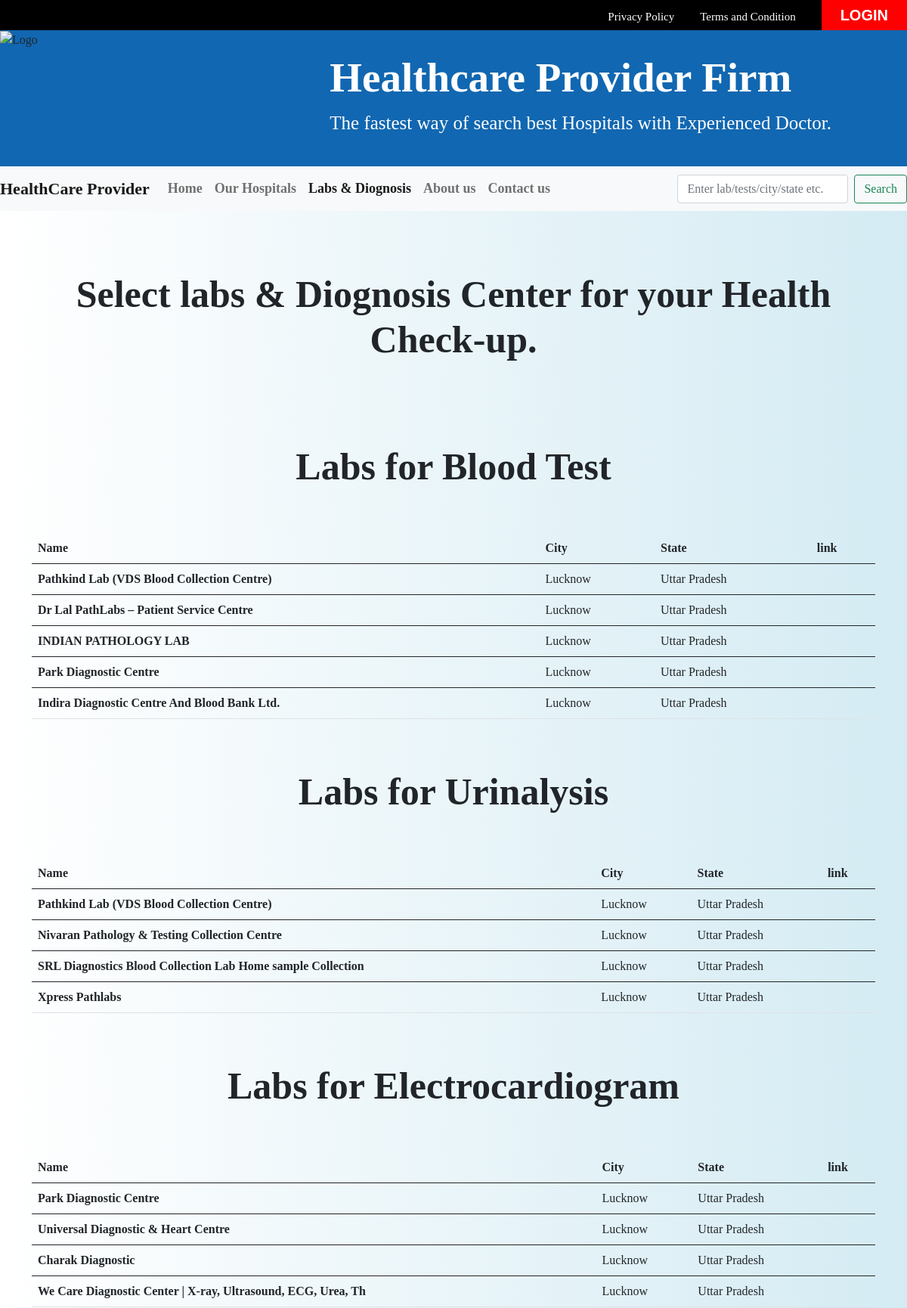
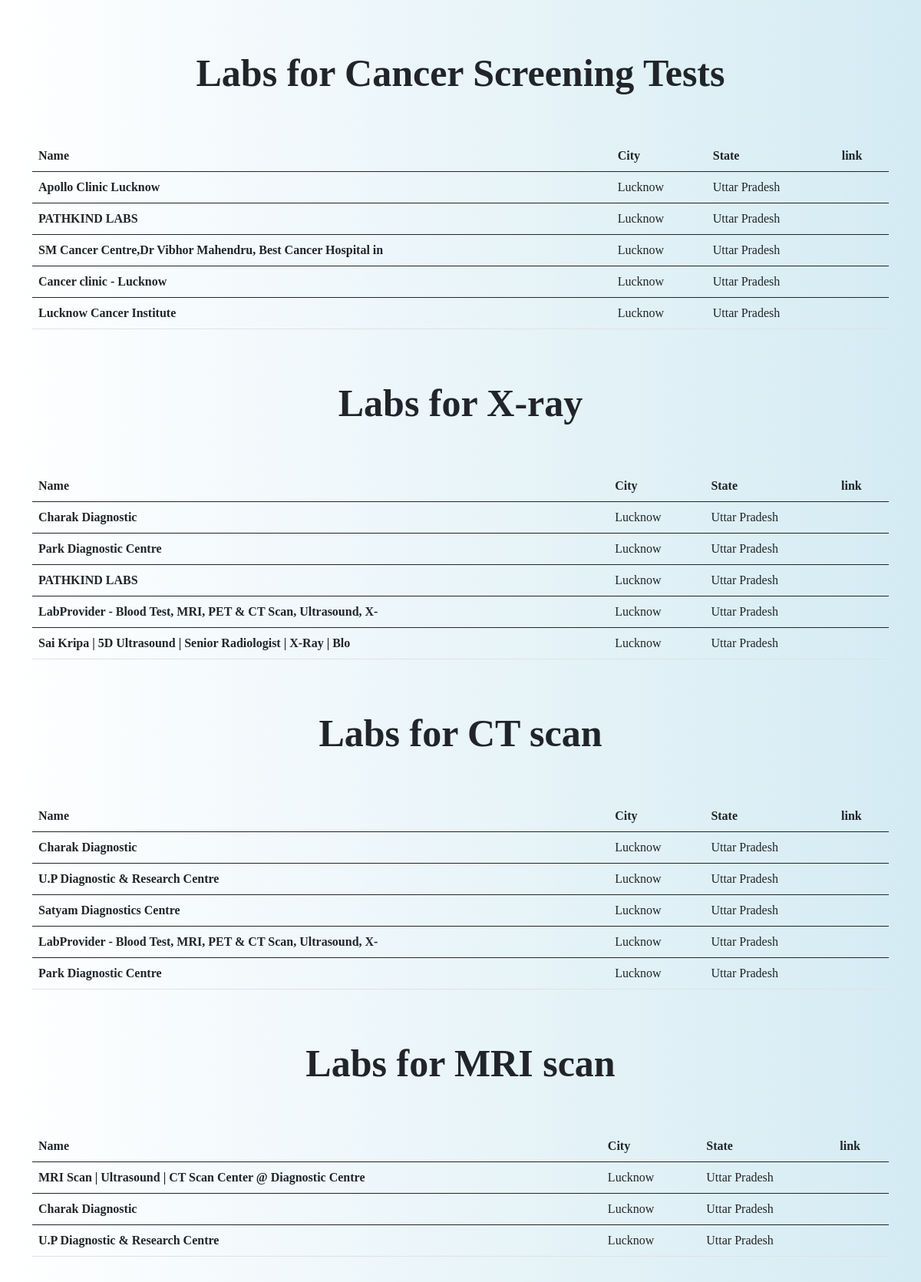
Screenshot of /labs.php (upper part) with the database file from the repository (2 pictures, top to bottom).
### tables this page shows
CREATE TABLE `labs` (
  `id` int(4) NOT NULL,
  `name` varchar(60) NOT NULL,
  `city` varchar(60) NOT NULL,
  `state` varchar(60) NOT NULL,
  `checkup` varchar(255) NOT NULL,
  `link` varchar(1200) NOT NULL
);

### labs.php (the view, shortened to what this page needs)
<?php
include 'dbconfig.php';
?>
<!DOCTYPE html>
<html lang="en">
<head>
    <link href="https://cdn.jsdelivr.net/npm/bootstrap@5.0.2/dist/css/bootstrap.min.css" rel="stylesheet">
</head>
<body>
    <section id="header">
        <a href="legal/privacy.html">Privacy Policy</a>
        <a href="legal/tnc.html">Terms and Condition</a>
        <?php if (!isset($_SESSION['username'])) { ?>
            <div id="dropdown">
                <button>LOGIN</button>
            </div>
        <?php }
        ?>
    </section>
    <section id="logo">
        <div class="left-align">
            <img src="../healthcare provider firm/assets/logo/logo1.gif" alt="Logo" height="180px" width="220px" />
        </div>
        <div class="right-align">
            <h1>
                <marquee>Healthcare Provider Firm</marquee>
            </h1>
            <marquee>
                <p>The fastest way of search best Hospitals with Experienced Doctor.</p>
            </marquee>
        </div>
    </section>
    <section id="menu">
        <nav class="navbar navbar-expand-lg navbar-light bg-light" style="background-color:#e3fcfc;">
            <a class="navbar-brand" style="font-weight:bold; font-size:22px;" href="#">HealthCare Provider</a>
            <div class="collapse navbar-collapse" id="navbarScroll">
                <ul class="navbar-nav me-auto my-2 my-lg-0 navbar-nav-scroll" style="--bs-scroll-height: 100px;">
                    <li class="nav-item">
                        <a class="nav-link" style="font-weight:bold; font-size:18px;" href="index.php">Home</a>
                    </li>
                    <li class="nav-item">
                        <a class="nav-link" style="font-weight:bold; font-size:18px;" href="hospitals.php">Our Hospitals</a>
                    </li>
                    <li class="nav-item">
                        <a class="nav-link active" aria-current="page" style="font-weight:bold; font-size:18px;" href="labs.php">Labs & Diognosis</a>
                    </li>
                    <li class="nav-item">
                        <a class="nav-link" style="font-weight:bold; font-size:18px;" href="about.php">About us</a>
                    </li>
                    <li class="nav-item">
                        <a class="nav-link" style="font-weight:bold; font-size:18px;" href="contact.php">Contact us</a>
                    </li>
                </ul>
                <form class="d-flex">
                    <input class="form-control me-2" type="search" placeholder="Enter lab/tests/city/state etc." aria-label="Search">
                    <button class="btn btn-outline-success" type="submit">Search</button>
                </form>
            </div>
        </nav>
    </section>
    <section id="web-content">
        <div class="container-fluid">
            <center>
                <h1 style="font-weight: bold;font-size:50px;padding-top:50px;padding-bottom:50px">Select labs & Diognosis Center for your Health Check-up.</h1>
            </center>
        </div>
        <div class="container-fluid">
           <center>
                <h1 style="font-weight: bold;font-size:50px;padding-top:50px;padding-bottom:50px">Labs for Blood Test</h1>
           </center>
            <table class="table table-hover">
                <thead>
                    <tr>
                        <th scope="col">Name</th>
                        <th scope="col">City</th>
                        <th scope="col">State</th>
                        <th scope="col">link</th>
                    </tr>
                </thead>
                <?php
                    $sql_query = "select id,name,city,state,checkup,link from labs where checkup='Blood Test';";
                    $result = mysqli_query($conn, $sql_query);
                    while ($row = mysqli_fetch_array($result)) {
                ?>
                <tbody>
                    <tr>
                        <th scope="row"><?php echo $row['name']?></th>
                        <td><?php echo $row['city']?></td>
                        <td><?php echo $row['state']?></td>
                        <td><?php echo $row['link']?></td>
                    </tr>
                </tbody>
                <?php
                    }
                ?>
            </table>
        </div>
        <div class="container-fluid">
           <center>
                <h1 style="font-weight: bold;font-size:50px;padding-top:50px;padding-bottom:50px">Labs for Urinalysis</h1>
           </center>
            <table class="table table-hover">
                <thead>
                    <tr>
                        <th scope="col">Name</th>
                        <th scope="col">City</th>
                        <th scope="col">State</th>
                        <th scope="col">link</th>
                    </tr>
                </thead>
                <?php
                    $sql_query = "select id,name,city,state,checkup,link from labs where checkup='Urinalysis';";
                    $result = mysqli_query($conn, $sql_query);
                    while ($row = mysqli_fetch_array($result)) {
                ?>
                <tbody>
                    <tr>
                        <th scope="row"><?php echo $row['name']?></th>
                        <td><?php echo $row['city']?></td>
                        <td><?php echo $row['state']?></td>
                        <td><?php echo $row['link']?></td>
                    </tr>
                </tbody>
                <?php
                    }
                ?>
            </table>
        </div>
        <div class="container-fluid">
            <center>
                <h1 style="font-weight: bold;font-size:50px;padding-top:50px;padding-bottom:50px">Labs for Electrocardiogram</h1>
            </center>
            <table class="table table-hover">
                <thead>
                    <tr>
                        <th scope="col">Name</th>
                        <th scope="col">City</th>
                        <th scope="col">State</th>
                        <th scope="col">link</th>
                    </tr>
                </thead>
                <?php
                    $sql_query = "select id,name,city,state,checkup,link from labs where checkup='Electrocardiogram';";
                    $result = mysqli_query($conn, $sql_query);
                    while ($row = mysqli_fetch_array($result)) {
                ?>
                <tbody>
                    <tr>
                        <th scope="row"><?php echo $row['name']?></th>
                        <td><?php echo $row['city']?></td>
                        <td><?php echo $row['state']?></td>
                        <td><?php echo $row['link']?></td>
                    </tr>
                </tbody>
                <?php
                    }
                ?>
            </table>
        </div>
        <div class="container-fluid">
            <center>
                <h1 style="font-weight: bold;font-size:50px;padding-top:50px;padding-bottom:50px">Labs for Cancer Screening Tests</h1>
            </center>
            <table class="table table-hover">
                <thead>
                    <tr>
                        <th scope="col">Name</th>
                        <th scope="col">City</th>
                        <th scope="col">State</th>
                        <th scope="col">link</th>
                    </tr>
                </thead>
                <?php
                    $sql_query = "select id,name,city,state,checkup,link from labs where checkup='Cancer Screening Test';";
                    $result = mysqli_query($conn, $sql_query);
                    while ($row = mysqli_fetch_array($result)) {
                ?>
                <tbody>
                    <tr>
                        <th scope="row"><?php echo $row['name']?></th>
                        <td><?php echo $row['city']?></td>
                        <td><?php echo $row['state']?></td>
                        <td><?php echo $row['link']?></td>
                    </tr>
                </tbody>
                <?php
                    }
                ?>
            </table>
        </div>
        <div class="container-fluid">
            <center>
                <h1 style="font-weight: bold;font-size:50px;padding-top:50px;padding-bottom:50px">Labs for X-ray</h1>
            </center>
            <table class="table table-hover">
                <thead>
                    <tr>
                        <th scope="col">Name</th>
                        <th scope="col">City</th>
                        <th scope="col">State</th>
                        <th scope="col">link</th>
                    </tr>
                </thead>
                <?php
                    $sql_query = "select id,name,city,state,checkup,link from labs where checkup='X-RAY';";
                    $result = mysqli_query($conn, $sql_query);
                    while ($row = mysqli_fetch_array($result)) {
                ?>
                <tbody>
                    <tr>
                        <th scope="row"><?php echo $row['name']?></th>
                        <td><?php echo $row['city']?></td>
                        <td><?php echo $row['state']?></td>
                        <td><?php echo $row['link']?></td>
                    </tr>
                </tbody>
                <?php
                    }
                ?>
            </table>
        </div>
        <div class="container-fluid">
            <center>
                 <h1 style="font-weight: bold;font-size:50px;padding-top:50px;padding-bottom:50px">Labs for CT scan</h1>
            </center>
            <table class="table table-hover">
                <thead>
                    <tr>
                        <th scope="col">Name</th>
                        <th scope="col">City</th>
                        <th scope="col">State</th>
                        <th scope="col">link</th>
                    </tr>
                </thead>
                <?php
                    $sql_query = "select id,name,city,state,checkup,link from labs where checkup='CT Scan';";
                    $result = mysqli_query($conn, $sql_query);
                    while ($row = mysqli_fetch_array($result)) {
                ?>
                <tbody>
                    <tr>
                        <th scope="row"><?php echo $row['name']?></th>
                        <td><?php echo $row['city']?></td>
                        <td><?php echo $row['state']?></td>
                        <td><?php echo $row['link']?></td>
                    </tr>
                </tbody>
                <?php
                    }
                ?>
            </table>
        </div>
        <div class="container-fluid">
            <center>
                <h1 style="font-weight: bold;font-size:50px;padding-top:50px;padding-bottom:50px">Labs for MRI scan</h1>
            </center>
            <table class="table table-hover">
                <thead>
                    <tr>
                        <th scope="col">Name</th>
                        <th scope="col">City</th>
                        <th scope="col">State</th>
                        <th scope="col">link</th>
                    </tr>
                </thead>
                <?php
                    $sql_query = "select id,name,city,state,checkup,link from labs where checkup='MRI Scan';";
                    $result = mysqli_query($conn, $sql_query);
                    while ($row = mysqli_fetch_array($result)) {
                ?>
                <tbody>
                    <tr>
                        <th scope="row"><?php echo $row['name']?></th>
                        <td><?php echo $row['city']?></td>
                        <td><?php echo $row['state']?></td>
                        <td><?php echo $row['link']?></td>
                    </tr>
                </tbody>
                <?php
                    }
                ?>
            </table>
        </div>
        <div class="container-fluid">
            <center>
                <h1 style="font-weight: bold;font-size:50px;padding-top:50px;padding-bottom:50px">Labs for PET scan</h1>
            </center>
        </div>
    </section>
</body>
</html>

### labs.php (style rules this page uses)
* { font-family: Cambria, Cochin, Georgia, Times, 'Times New Roman', serif; margin: 0; padding: 0; }
body { background: rgb(0, 205, 246); background: linear-gradient(90deg, rgba(0, 205, 246, 1) 0%, rgba(255, 255, 255, 1) 0%, rgba(230, 252, 251, 1) 0%, rgba(151, 215, 237, 1) 100%) }
#header { background-color: black; text-align: right; }
#header>a { color: white; text-decoration: none; font-size: 15px; margin-right: 30px; }
#dropdown { display: inline-block; position: relative; }
#dropdown button { border: none; background-color: red; color: white; font-size: 20px; padding: 5px 25px; font-weight: bold; font-family: Arial, Helvetica, sans-serif; }
#logo { height: 180px; display: flex; white-space: nowrap; justify-content: space-between; background-color: #1167b1; }
.left-align { padding: 0px; }
.right-align { margin-right: 100px; }
.right-align>h1 { color: white; margin-top: 30px; font-size: 55px; font-weight: bold; }
.right-align p { color: white; font-size: 25px; }
#web-content { padding: 30px; font-family: Georgia, 'Times New Roman', Times, serif; background: rgb(0, 212, 255); background: linear-gradient(90deg, rgba(0, 212, 255, 1) 0%, rgba(255, 255, 255, 1) 0%, rgba(212, 235, 243, 1) 100%, rgba(255, 255, 255, 1) 100%); }

### rows the page displays
labs: name "Pathkind Lab (VDS Blood Collection Centre)", city "Lucknow", state "Uttar Pradesh"
labs: name "Dr Lal PathLabs – Patient Service Centre", city "Lucknow", state "Uttar Pradesh"
labs: name "INDIAN PATHOLOGY LAB", city "Lucknow", state "Uttar Pradesh"
labs: name "Park Diagnostic Centre", city "Lucknow", state "Uttar Pradesh"
labs: name "Indira Diagnostic Centre And Blood Bank Ltd.", city "Lucknow", state "Uttar Pradesh"
labs: name "Pathkind Lab (VDS Blood Collection Centre)", city "Lucknow", state "Uttar Pradesh"
labs: name "Nivaran Pathology & Testing Collection Centre", city "Lucknow", state "Uttar Pradesh"
labs: name "SRL Diagnostics Blood Collection Lab Home sample Collection", city "Lucknow", state "Uttar Pradesh"
labs: name "Xpress Pathlabs", city "Lucknow", state "Uttar Pradesh"
labs: name "Park Diagnostic Centre", city "Lucknow", state "Uttar Pradesh"
labs: name "Universal Diagnostic & Heart Centre", city "Lucknow", state "Uttar Pradesh"
labs: name "Charak Diagnostic", city "Lucknow", state "Uttar Pradesh"
labs: name "We Care Diagnostic Center | X-ray, Ultrasound, ECG, Urea, Th", city "Lucknow", state "Uttar Pradesh"
labs: name "Apollo Clinic Lucknow", city "Lucknow", state "Uttar Pradesh"
labs: name "PATHKIND LABS", city "Lucknow", state "Uttar Pradesh"
labs: name "SM Cancer Centre,Dr Vibhor Mahendru, Best Cancer Hospital in", city "Lucknow", state "Uttar Pradesh"
labs: name "Cancer clinic - Lucknow", city "Lucknow", state "Uttar Pradesh"
labs: name "Lucknow Cancer Institute", city "Lucknow", state "Uttar Pradesh"
labs: name "Charak Diagnostic", city "Lucknow", state "Uttar Pradesh"
labs: name "Park Diagnostic Centre", city "Lucknow", state "Uttar Pradesh"
labs: name "PATHKIND LABS", city "Lucknow", state "Uttar Pradesh"
labs: name "LabProvider - Blood Test, MRI, PET & CT Scan, Ultrasound, X-", city "Lucknow", state "Uttar Pradesh"
labs: name "Sai Kripa | 5D Ultrasound | Senior Radiologist | X-Ray | Blo", city "Lucknow", state "Uttar Pradesh"
labs: name "Charak Diagnostic", city "Lucknow", state "Uttar Pradesh"
labs: name "U.P Diagnostic & Research Centre", city "Lucknow", state "Uttar Pradesh"
labs: name "Satyam Diagnostics Centre", city "Lucknow", state "Uttar Pradesh"
labs: name "LabProvider - Blood Test, MRI, PET & CT Scan, Ultrasound, X-", city "Lucknow", state "Uttar Pradesh"
labs: name "Park Diagnostic Centre", city "Lucknow", state "Uttar Pradesh"
labs: name "MRI Scan | Ultrasound | CT Scan Center @ Diagnostic Centre", city "Lucknow", state "Uttar Pradesh"
labs: name "Charak Diagnostic", city "Lucknow", state "Uttar Pradesh"
labs: name "U.P Diagnostic & Research Centre", city "Lucknow", state "Uttar Pradesh"
